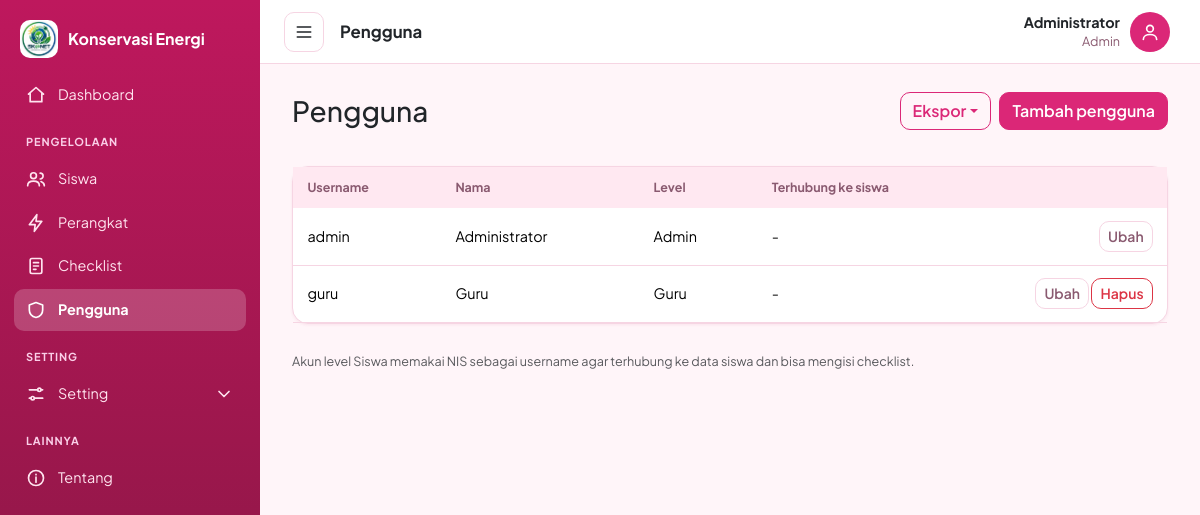
Screenshot of /users/index.php (signed in) with the database file from the repository.
### tables this page shows
CREATE TABLE IF NOT EXISTS users (
  id_user  INT(11) NOT NULL AUTO_INCREMENT,
  username VARCHAR(50) NOT NULL,
  password VARCHAR(255) NOT NULL,
  nama     VARCHAR(100) NOT NULL,
  level    ENUM('Admin','Guru','Siswa') NOT NULL,
  PRIMARY KEY (id_user),
  UNIQUE KEY uk_username (username)
);

### users/index.php (the view, shortened to what this page needs)
<?php
require_once __DIR__ . '/../includes/functions.php';
$judul = 'Pengguna';
$data = $pdo->query("SELECT u.id_user, u.username, u.nama, u.level, s.nis, s.nama AS nama_siswa
    FROM users u LEFT JOIN siswa s ON u.level = 'Siswa' AND u.username REGEXP '^[0-9]+$' AND s.nis = CAST(u.username AS UNSIGNED)
    ORDER BY u.level, u.nama")->fetchAll();
require '../includes/header.php';
?>
<div class="d-flex justify-content-between align-items-center mb-3">
  <h3 class="mb-0">Pengguna</h3>
  <div class="d-flex gap-2"><?= tombol_ekspor('export.php', []) ?><a class="btn btn-success" href="form.php">Tambah pengguna</a></div>
</div>
<div class="card"><div class="table-responsive"><table class="table table-hover mb-0 align-middle">
  <thead><tr><th>Username</th><th>Nama</th><th>Level</th><th>Terhubung ke siswa</th><th style="width:170px"></th></tr></thead><tbody>
  <?php foreach ($data as $r): ?>
    <tr><td><?= e($r['username']) ?></td><td><?= e($r['nama']) ?></td><td><?= e($r['level']) ?></td>
      <td><?php if ($r['nis']): ?><?= e($r['nama_siswa'] . ' (' . $r['nis'] . ')') ?><?php elseif ($r['level'] === 'Siswa'): ?><span class="badge text-bg-warning">Belum terhubung</span><?php else: ?>-<?php endif; ?></td>
      <td class="text-end">
        <a class="btn btn-sm btn-outline-secondary" href="form.php?id=<?= $r['id_user'] ?>">Ubah</a>
        <?php if ((int)$r['id_user'] !== (int)user()['id']): ?>
        <form method="post" action="hapus.php" class="d-inline" onsubmit="return confirm('Hapus pengguna ini?')">
          <button class="btn btn-sm btn-outline-danger">Hapus</button></form>
        <?php endif; ?>
      </td></tr>
  <?php endforeach; ?>
  </tbody></table></div></div>
<p class="text-muted small mt-2">Akun level Siswa memakai NIS sebagai username agar terhubung ke data siswa dan bisa mengisi checklist.</p>
<?php require '../includes/footer.php'; ?>

### includes/header.php (shortened to what this page needs)
<?php
require_once __DIR__ . '/functions.php';
$u     = user();
$aktif = halaman_aktif();
$level = $u['level'] ?? '';
?>
<!doctype html>
<html lang="id" data-bs-theme="light">
<head>
  <link href="https://cdn.jsdelivr.net/npm/bootstrap@5.3.3/dist/css/bootstrap.min.css" rel="stylesheet">
  <link href="<?= BASE_URL ?>/assets/css/app.css" rel="stylesheet">
</head>
<body>
<div class="app-shell">
  <aside class="sidebar" id="sidebar">
    <a class="brand" href="<?= BASE_URL ?>/index.php"><?= logo(38) ?><span>Konservasi Energi</span></a>
    <?= menu_item('dashboard', 'index.php', 'home', 'Dashboard', $aktif) ?>
    <div class="grp">PENGELOLAAN</div>
    <?php if (in_array($level, ['Admin', 'Guru'], true)): ?>
      <?= menu_item('siswa', 'siswa/', 'siswa', 'Siswa', $aktif) ?>
      <?= menu_item('perangkat', 'perangkat/', 'bolt', 'Perangkat', $aktif) ?>
      <?= menu_item('checklist', 'checklist/', 'list', 'Checklist', $aktif) ?>
    <?php else: ?>
      <?= menu_item('checklist', 'checklist/', 'list', 'Checklist saya', $aktif) ?>
    <?php endif; ?>
    <?php if ($level === 'Admin'): ?>
      <?= menu_item('users', 'users/', 'shield', 'Pengguna', $aktif) ?>
    <?php endif; ?>
    <div class="grp">SETTING</div>
    <button class="menu menu-btn" type="button" data-bs-toggle="collapse" data-bs-target="#subSetting" aria-expanded="<?= $aktif === 'akun' ? 'true' : 'false' ?>">
      <?= ikon('set') ?><span>Setting</span><span class="chv"><?= ikon('chev') ?></span>
    </button>
    <div class="grp">LAINNYA</div>
    <?= menu_item('tentang', 'tentang.php', 'info', 'Tentang', $aktif) ?>
  </aside>
  <div class="app-main">
    <header class="topbar">
      <div class="d-flex align-items-center gap-3">
        <button class="burger" id="btnSidebar" type="button" aria-label="Buka atau tutup sidebar"><?= ikon('menu') ?></button>
        <strong class="judul-halaman"><?= e($judul ?? 'Dashboard') ?></strong>
      </div>
      <div class="dropdown">
        <button class="user-btn" type="button" data-bs-toggle="dropdown" aria-expanded="false">
          <span class="user-nama d-none d-md-block"><b><?= e($u['nama'] ?? '') ?></b><small><?= e($level) ?></small></span>
          <span class="avatar"><?= ikon('user') ?></span>
        </button>
      </div>
    </header>
    <main class="page">

### assets/css/app.css (style rules this page uses)
:root, [data-bs-theme=light] { --pri:#db2777; --pri-d:#be185d; --on:#fff; --bg:#fff5f9; --card:#fff; --hd:#ffe8f1; --mu:#8a5a70; --bd:#f6d5e3; --bs-body-bg:var(--bg); --bs-body-font-family:"Plus Jakarta Sans",system-ui,sans-serif; --bs-body-font-size:.9rem; --bs-primary:#db2777; --bs-primary-rgb:219,39,119; --bs-link-color:#be185d; --bs-link-color-rgb:190,24,93; --bs-link-hover-color:#9d174d; --bs-link-hover-color-rgb:157,23,77; }
body { background:var(--bg); }
.app-shell { display:flex; min-height:100vh; }
.sidebar { width:260px; flex:none; background:linear-gradient(180deg,#be185d 0%,#9d174d 55%,#831843 100%); padding:20px 14px; display:flex; flex-direction:column; gap:2px; transition:margin .2s; overflow-y:auto; }
.app-main { flex:1; min-width:0; display:flex; flex-direction:column; }
.brand { display:flex; align-items:center; gap:10px; color:#fff; font-weight:700; font-size:1rem; padding:0 6px 14px; text-decoration:none; }
.grp { font-size:11px; letter-spacing:.08em; color:#fbcfe8; padding:16px 12px 6px; font-weight:700; }
.menu { display:flex; align-items:center; gap:12px; padding:10px 12px; border-radius:10px; color:#ffe4ef; text-decoration:none; cursor:pointer; }
.menu-btn { background:none; border:0; width:100%; text-align:left; font:inherit; }
.chv { margin-left:auto; display:flex; }
.topbar { height:64px; background:var(--card); border-bottom:1px solid var(--bd); display:flex; align-items:center; justify-content:space-between; padding:0 24px; position:sticky; top:0; z-index:10; }
.burger { width:40px; height:40px; border-radius:10px; border:1px solid var(--bd); background:transparent; color:var(--bs-body-color); display:grid; place-items:center; }
.judul-halaman { font-size:1.05rem; }
.user-btn { display:flex; align-items:center; gap:10px; background:none; border:0; color:var(--bs-body-color); }
.user-nama { text-align:right; line-height:1.25; }
.user-nama b { display:block; }
.user-nama small { color:var(--mu); }
.avatar { width:40px; height:40px; border-radius:50%; background:var(--pri); color:var(--on); display:grid; place-items:center; }
.page { padding:28px 32px; display:flex; flex-direction:column; gap:20px; }
.card { background:var(--card); border-color:var(--bd); border-radius:16px; box-shadow:0 1px 3px rgba(190,24,93,.08); }
.table { --bs-table-bg:transparent; margin-bottom:0; }
.table thead th { background:var(--hd); color:var(--mu); font-size:.78rem; font-weight:700; border:0; padding:.7rem .9rem; white-space:nowrap; }
.table td { padding:.8rem .9rem; border-color:var(--bd); }
.btn { border-radius:10px; font-weight:600; }
.btn-success { --bs-btn-bg:var(--pri); --bs-btn-border-color:var(--pri); --bs-btn-color:var(--on); --bs-btn-hover-bg:var(--pri-d); --bs-btn-hover-border-color:var(--pri-d); --bs-btn-hover-color:var(--on); --bs-btn-active-bg:var(--pri-d); --bs-btn-active-border-color:var(--pri-d); --bs-btn-active-color:var(--on); }
.btn-outline-secondary { --bs-btn-color:var(--mu); --bs-btn-border-color:var(--bd); --bs-btn-hover-bg:var(--hd); --bs-btn-hover-color:var(--pri-d); --bs-btn-hover-border-color:var(--pri); --bs-btn-active-bg:var(--hd); --bs-btn-active-color:var(--pri-d); --bs-btn-active-border-color:var(--pri); }

### rows the page displays
users: nama "Administrator", level "Admin", username "admin"
users: username "guru", nama "Guru", level "Guru"

### other values shown
$label "Dashboard Siswa Perangkat Checklist Pengguna Tentang"
$judul "Pengguna"
